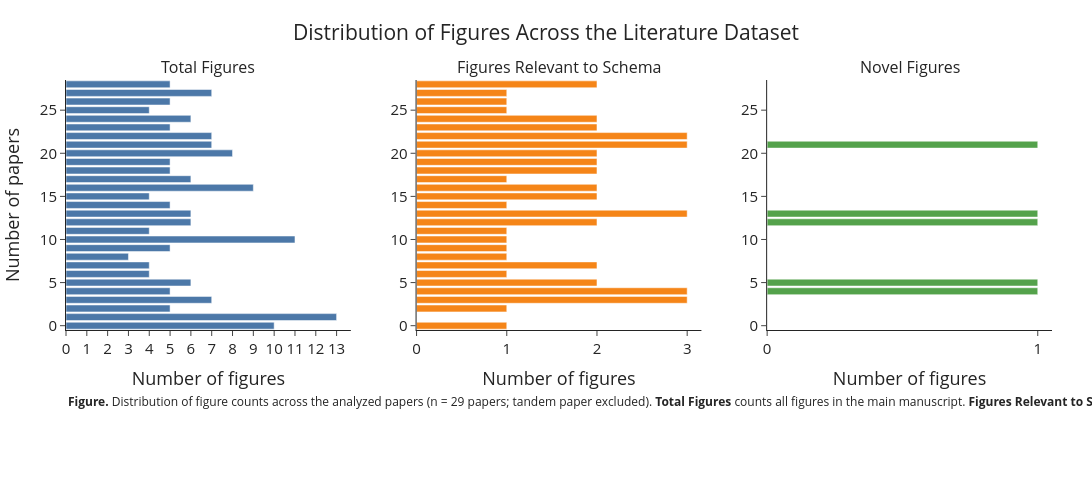

Notebook code cell kept with this figure:
### Code cell
import pandas as pd
import plotly.express as px
from plotly.subplots import make_subplots
import plotly.graph_objects as go

# ---------------------------------------------------------------------
# Data
# Novel = figures containing information not available in the text/tables
# (device stacks + JV curves with at least one device absent from text)
# Tandem paper excluded.
# ---------------------------------------------------------------------

main_text_figure_data = [
    ("10.1002/adfm.201500335", 10, 1, 0),
    ("10.1002/solr.202300438", 13, 0, 0),
    ("10.1016/j.nanoen.2022.107416", 5, 1, 0),
    ("10.1016/j.matt.2023.09.006", 7, 3, 0),
    ("10.1038/nmat4014", 5, 3, 1),
    ("10.1038/s41467-021-27740-4", 6, 2, 1),
    ("10.1002/adfm.201904856", 4, 1, 0),
    ("10.1002/solr.202100879", 4, 2, 0),
    ("10.1016/j.matlet.2016.07.004", 3, 1, 0),
    ("10.1126/science.adf0194", 5, 1, 0),
    ("10.1039/c5dt02388b", 11, 1, 0),
    ("10.1021/acs.chemmater.8b01521", 4, 1, 0),
    ("10.1021/acsaem.9b01928", 6, 2, 1),
    ("10.1002/adfm.202212698", 6, 3, 1),
    ("10.1002/adma.202302143", 5, 1, 0),
    ("10.1002/adma.202305822", 4, 2, 0),
    ("10.1002/solr.201900370", 9, 2, 0),
    ("10.1002/solr.202300817", 6, 1, 0),
    ("10.1016/j.jallcom.2023.170970", 5, 2, 0),
    ("10.1016/j.jmst.2021.03.045", 5, 2, 0),
    ("10.1016/j.nanoen.2016.05.023", 8, 2, 0),
    ("10.1021/acsaelm.4c02297", 7, 3, 1),
    ("10.1021/acsaem.4c02660", 7, 3, 0),
    ("10.1038/s41467-020-20272-3", 5, 2, 0),
    ("10.1038/s41467-023-36141-8", 6, 2, 0),
    ("10.1038/s41560-022-01102-w", 4, 1, 0),
    ("10.1038/s41563-025-02163-4", 5, 1, 0),
    ("10.1039/c5ta00568j", 7, 1, 0),
    ("10.1039/c7nr04692h", 5, 2, 0),
]

df = pd.DataFrame(
    main_text_figure_data,
    columns=["Paper", "Total Figures", "Informative Figures", "Novel Figures"]
)

# ---------------------------------------------------------------------
# Plot
# ---------------------------------------------------------------------

fig = make_subplots(
    rows=1,
    cols=3,
    subplot_titles=[
        "Total Figures",
        "Figures Relevant to Schema",
        "Novel Figures"
    ]
)

colors = ["#4C78A8", "#F58518", "#54A24B"]

columns = [
    "Total Figures",
    "Informative Figures",
    "Novel Figures"
]

for i, (col, color) in enumerate(zip(columns, colors), start=1):
    hist = px.histogram(
        df,
        x=col,
        nbins=int(df[col].max() - df[col].min() + 1),
    )

    fig.add_trace(
        go.Bar(
            x=hist.data[0]["x"],
            y=hist.data[0]["y"],
            marker_color=color,
            showlegend=False,
        ),
        row=1,
        col=i,
    )

    fig.update_xaxes(
        title_text="Number of figures",
        dtick=1,
        row=1,
        col=i,
    )

fig.update_yaxes(title_text="Number of papers", row=1, col=1)

fig.update_layout(
    template="simple_white",
    height=500,
    width=1200,
    title=dict(
        text="Distribution of Figures Across the Literature Dataset",
        x=0.5,
        xanchor="center",
    ),
    margin=dict(l=60, r=40, t=80, b=170),
    font=dict(size=15),
)

# ---------------------------------------------------------------------
# Caption
# ---------------------------------------------------------------------

caption = (
    "<b>Figure.</b> Distribution of figure counts across the analyzed papers "
    "(n = {} papers; tandem paper excluded). "
    "<b>Total Figures</b> counts all figures in the main manuscript. "
    "<b>Figures Relevant to Schema</b> contain information useful for the extraction schema "
    "(e.g., JV curves, device stacks, stability plots). "
    "<b>Novel Figures</b> contain information not recoverable from the manuscript text or tables. "
    "Device stack schematics were counted as novel. A JV curve was counted as novel only when it "
    "provided electrical parameters (e.g., Voc, Jsc, FF, or PCE) for at least one device absent "
    "from the text. PCE-versus-time (or hours) plots were not counted as novel when all important "
    "anchor points were explicitly reported in the text. All counts were assigned through manual inspection."
).format(len(df))

fig.add_annotation(
    x=0,
    y=-0.33,
    xref="paper",
    yref="paper",
    text=caption,
    showarrow=False,
    align="left",
    xanchor="left",
    font=dict(size=12),
)

fig.show()

### Figure 1 — Plotly figure (JSON) as saved in the notebook; plotly's stock layout.template omitted (floating-point values rounded to 4 significant figures)
{"data": [{"marker": {"color": "#4C78A8"}, "showlegend": false, "type": "bar", "x": [10, 13, 5, 7, 5, 6, 4, 4, 3, 5, 11, 4, 6, 6, 5, 4, 9, 6, 5, 5, 8, 7, 7, 5, 6, 4, 5, 7, 5], "xaxis": "x", "yaxis": "y"}, {"marker": {"color": "#F58518"}, "showlegend": false, "type": "bar", "x": [1, 0, 1, 3, 3, 2, 1, 2, 1, 1, 1, 1, 2, 3, 1, 2, 2, 1, 2, 2, 2, 3, 3, 2, 2, 1, 1, 1, 2], "xaxis": "x2", "yaxis": "y2"}, {"marker": {"color": "#54A24B"}, "showlegend": false, "type": "bar", "x": [0, 0, 0, 0, 1, 1, 0, 0, 0, 0, 0, 0, 1, 1, 0, 0, 0, 0, 0, 0, 0, 1, 0, 0, 0, 0, 0, 0, 0], "xaxis": "x3", "yaxis": "y3"}], "layout": {"annotations": [{"font": {"size": 16}, "showarrow": false, "text": "Total Figures", "x": 0.1444, "xanchor": "center", "xref": "paper", "y": 1, "yanchor": "bottom", "yref": "paper"}, {"font": {"size": 16}, "showarrow": false, "text": "Figures Relevant to Schema", "x": 0.5, "xanchor": "center", "xref": "paper", "y": 1, "yanchor": "bottom", "yref": "paper"}, {"font": {"size": 16}, "showarrow": false, "text": "Novel Figures", "x": 0.8556, "xanchor": "center", "xref": "paper", "y": 1, "yanchor": "bottom", "yref": "paper"}, {"align": "left", "font": {"size": 12}, "showarrow": false, "text": "<b>Figure.</b> Distribution of figure counts across the analyzed papers (n = 29 papers; tandem paper excluded). <b>Total Figures</b> counts all figures in the main manuscript. <b>Figures Relevant to Schema</b> contain information useful for the extraction schema (e.g., JV curves, device stacks, stability plots). <b>Novel Figures</b> contain information not recoverable from the manuscript text or tables. Device stack schematics were counted as novel. A JV curve was counted as novel only when it provided electrical parameters (e.g., Voc, Jsc, FF, or PCE) for at least one device absent from the text. PCE-versus-time (or hours) plots were not counted as novel when all important anchor points were explicitly reported in the text. All counts were assigned through manual inspection.", "x": 0, "xanchor": "left", "xref": "paper", "y": -0.33, "yref": "paper"}], "font": {"size": 15}, "height": 500, "margin": {"b": 170, "l": 60, "r": 40, "t": 80}, "title": {"text": "Distribution of Figures Across the Literature Dataset", "x": 0.5, "xanchor": "center"}, "width": 1200, "xaxis": {"anchor": "y", "autorange": true, "domain": [0, 0.2889], "dtick": 1, "range": [0, 13.68], "title": {"text": "Number of figures"}, "type": "linear"}, "xaxis2": {"anchor": "y2", "autorange": true, "domain": [0.3556, 0.6444], "dtick": 1, "range": [0, 3.158], "title": {"text": "Number of figures"}, "type": "linear"}, "xaxis3": {"anchor": "y3", "autorange": true, "domain": [0.7111, 1], "dtick": 1, "range": [0, 1.053], "title": {"text": "Number of figures"}, "type": "linear"}, "yaxis": {"anchor": "x", "autorange": true, "domain": [0, 1], "range": [-0.5, 28.5], "title": {"text": "Number of papers"}}, "yaxis2": {"anchor": "x2", "autorange": true, "domain": [0, 1], "range": [-0.5, 28.5]}, "yaxis3": {"anchor": "x3", "autorange": true, "domain": [0, 1], "range": [-0.5, 28.5]}}}
